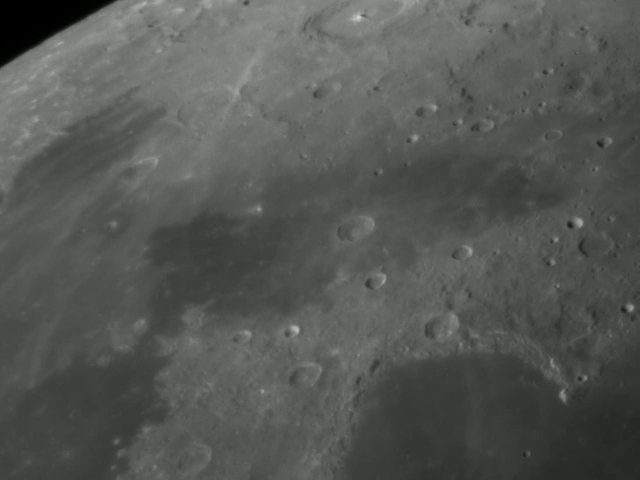
#> input picture frame 4 of planetary_system_stacker/Videos/another_short_video.avi, 1280 x 960 px, given in place of Moon_Tile-024_043939.avi, which was not available (shown at 1/2 size)
$ python preprocess_video.py
#> lines starting #> are read from the running program, lines starting #| are printed output that depends on the picture
import cv2
from os import remove
from pathlib import Path
from cv2 import resize, INTER_CUBIC


def process_video(input_filename, output_filename, max_frames, frames_stride, reduce_frame_size):
    # Open the input video and read metadata.
#> called with max_frames = 1000, frames_stride = 20, reduce_frame_size = 4
    cap = cv2.VideoCapture(input_filename)
    frame_width = int(cap.get(cv2.CAP_PROP_FRAME_WIDTH))
    frame_height = int(cap.get(cv2.CAP_PROP_FRAME_HEIGHT))
    fps = int(cap.get(cv2.CAP_PROP_FPS))
    # fourcc = cap.get(cv2.CAP_PROP_FOURCC)
    frame_count = int(cap.get(cv2.CAP_PROP_FRAME_COUNT))
    convert_rgb = int(cap.get(cv2.CAP_PROP_CONVERT_RGB))
    print("Input video:\nFrame width: " + str(frame_width) + ", frame height: " + str(frame_height))
    print("Fps: " + str(fps))
    print("Number of frames: " + str(frame_count))
    print("Convert to RGB: " + str(convert_rgb))

    # Define the codec and create VideoWriter object
    if Path(output_filename).is_file():
        remove(output_filename)

    # reduce frame size to multiples of reduce_frame_size.
    frame_width = frame_width - frame_width % reduce_frame_size
    frame_height = frame_height - frame_height % reduce_frame_size
    frame_width_output = int(frame_width / reduce_frame_size)
    frame_height_output = int(frame_height / reduce_frame_size)

    print("Shape of output frames: (" + str(frame_width_output) + ", " + str(
        frame_height_output) + ")")

    fourcc = cv2.VideoWriter_fourcc('D', 'I', 'V', 'X')
    out = cv2.VideoWriter(output_filename, fourcc, fps, (frame_width_output, frame_height_output))

    frame_index_read = 0
    frame_index_written = 0

    while cap.isOpened():
        ret, frame = cap.read()
#> frame is the input picture: shape (960, 1280, 3); mean B, G, R 84.6, 87.5, 85.5
        if not frame_index_read % frames_stride:
            output_frame = resize(frame, (frame_width_output, frame_height_output),
                                  interpolation=INTER_CUBIC)
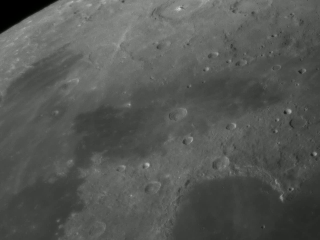
#> output_frame: shape (240, 320, 3); mean B, G, R 84.6, 87.5, 85.6
            out.write(output_frame)
            frame_index_written += 1
            if frame_index_written == max_frames:
                break
        frame_index_read += 1
        if frame_index_read == frame_count:
            break

    cap.release()
    out.release()

    print("Number of frames read: " + str(frame_index_read))
    print("Number of frames written: " + str(frame_index_written))


# input_filename = 'D:\SW-Development\Python\PlanetarySystemStacker\Source\Videos\Moon_Tile-013_205538.avi'
input_filename = 'D:\SW-Development\Python\PlanetarySystemStacker\Examples\Moon_2018-03-24\Moon_Tile-024_043939.avi'
output_filename = 'D:\SW-Development\Python\PlanetarySystemStacker\Examples\Moon_2018-03-24\Moon_Tile-024_043939_resampled.avi'
max_frames = 1000
frames_stride = 20
reduce_frame_size = 4

process_video(input_filename, output_filename, max_frames, frames_stride, reduce_frame_size)

$ run again, starting later in the video
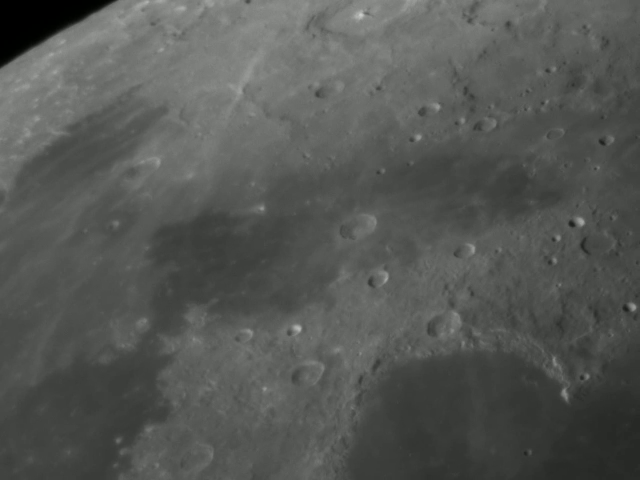
#> input picture frame 20 of planetary_system_stacker/Videos/another_short_video.avi, 1280 x 960 px, given in place of Moon_Tile-024_043939.avi, which was not available (shown at 1/2 size)
#> in process_video, frame is the input picture: shape (960, 1280, 3); mean B, G, R 84.5, 87.4, 85.4
#> in process_video, `output_frame = resize(frame, (frame_width_output, frame_height_output)..`:
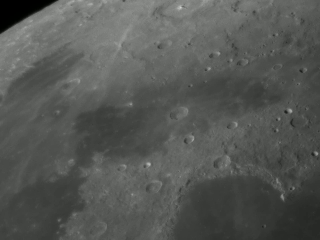
#> output_frame: shape (240, 320, 3); mean B, G, R 84.5, 87.4, 85.4

$ run again, starting later in the video
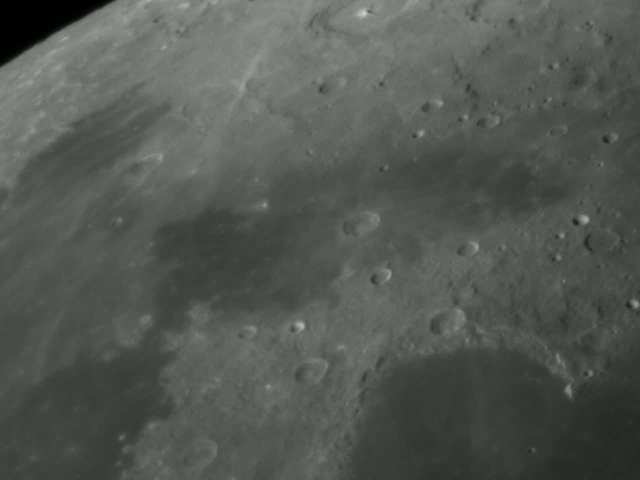
#> input picture frame 36 of planetary_system_stacker/Videos/another_short_video.avi, 1280 x 960 px, given in place of Moon_Tile-024_043939.avi, which was not available (shown at 1/2 size)
#> in process_video, frame is the input picture: shape (960, 1280, 3); mean B, G, R 84.2, 87.2, 85.2
#> in process_video, `output_frame = resize(frame, (frame_width_output, frame_height_output)..`:
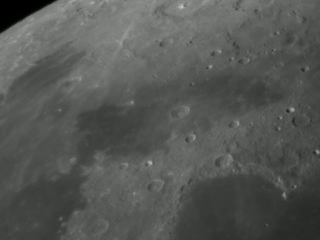
#> output_frame: shape (240, 320, 3); mean B, G, R 84.2, 87.2, 85.2
